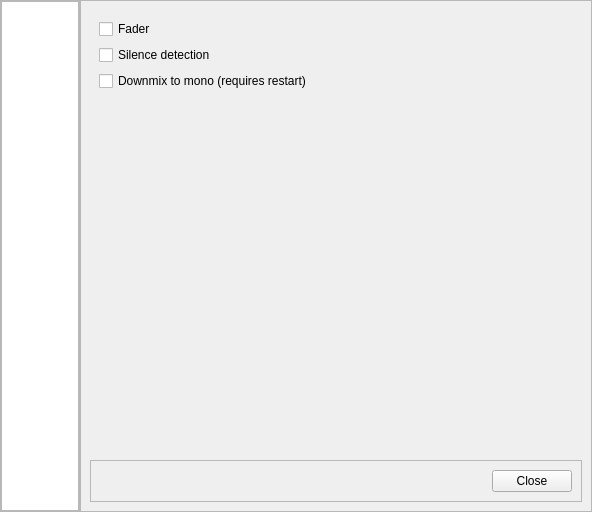
<?xml version="1.0" encoding="UTF-8"?>
<ui version="4.0">
 <class>SettingsDialog</class>
 <widget class="QDialog" name="SettingsDialog">
  <property name="geometry">
   <rect>
    <x>0</x>
    <y>0</y>
    <width>592</width>
    <height>512</height>
   </rect>
  </property>
  <property name="windowTitle">
   <string>Dialog</string>
  </property>
  <layout class="QHBoxLayout" name="horizontalLayout_2">
   <property name="spacing">
    <number>0</number>
   </property>
   <property name="margin">
    <number>0</number>
   </property>
   <item>
    <layout class="QHBoxLayout" name="horizontalLayout">
     <property name="spacing">
      <number>0</number>
     </property>
     <item>
      <widget class="QFrame" name="frame">
       <property name="maximumSize">
        <size>
         <width>80</width>
         <height>16777215</height>
        </size>
       </property>
       <property name="frameShape">
        <enum>QFrame::StyledPanel</enum>
       </property>
       <property name="frameShadow">
        <enum>QFrame::Raised</enum>
       </property>
       <layout class="QVBoxLayout" name="verticalLayout">
        <property name="spacing">
         <number>0</number>
        </property>
        <property name="margin">
         <number>0</number>
        </property>
        <item>
         <widget class="QFrame" name="frame_3">
          <property name="frameShape">
           <enum>QFrame::NoFrame</enum>
          </property>
          <property name="frameShadow">
           <enum>QFrame::Raised</enum>
          </property>
          <layout class="QVBoxLayout" name="verticalLayout_2">
           <property name="spacing">
            <number>0</number>
           </property>
           <property name="margin">
            <number>0</number>
           </property>
          </layout>
         </widget>
        </item>
        <item>
         <widget class="QFrame" name="frame_4">
          <property name="frameShape">
           <enum>QFrame::NoFrame</enum>
          </property>
          <property name="frameShadow">
           <enum>QFrame::Raised</enum>
          </property>
          <layout class="QVBoxLayout" name="verticalLayout_3">
           <property name="spacing">
            <number>0</number>
           </property>
           <property name="margin">
            <number>0</number>
           </property>
          </layout>
         </widget>
        </item>
        <item>
         <widget class="QListWidget" name="listWidget">
          <property name="editTriggers">
           <set>QAbstractItemView::NoEditTriggers</set>
          </property>
          <property name="iconSize">
           <size>
            <width>64</width>
            <height>64</height>
           </size>
          </property>
          <property name="flow">
           <enum>QListView::TopToBottom</enum>
          </property>
          <property name="viewMode">
           <enum>QListView::IconMode</enum>
          </property>
          <property name="currentRow">
           <number>-1</number>
          </property>
         </widget>
        </item>
       </layout>
      </widget>
     </item>
     <item>
      <widget class="QFrame" name="frame_2">
       <property name="frameShape">
        <enum>QFrame::StyledPanel</enum>
       </property>
       <property name="frameShadow">
        <enum>QFrame::Raised</enum>
       </property>
       <layout class="QVBoxLayout" name="verticalLayout_4">
        <item>
         <widget class="QStackedWidget" name="stackedWidget">
          <property name="currentIndex">
           <number>0</number>
          </property>
          <widget class="QWidget" name="audioPage">
           <layout class="QVBoxLayout" name="verticalLayout_7">
            <item>
             <widget class="QCheckBox" name="checkBoxFader">
              <property name="toolTip">
               <string>&lt;html&gt;&lt;head/&gt;&lt;body&gt;&lt;p&gt;If the fader is enabled, song transitions (stop, pause, unpause) will be faded out/in to avoid hard transitions.&lt;/p&gt;&lt;/body&gt;&lt;/html&gt;</string>
              </property>
              <property name="text">
               <string>Fader</string>
              </property>
             </widget>
            </item>
            <item>
             <widget class="QCheckBox" name="checkBoxSilenceDetection">
              <property name="toolTip">
               <string>&lt;html&gt;&lt;head/&gt;&lt;body&gt;&lt;p&gt;If enabled, the program will monitor for silent periods of greater than 2 seconds after the last draw instruction has been rendered, stopping the audio track immediately. (avoids long silences when BreakMusic audo fade)&lt;/p&gt;&lt;/body&gt;&lt;/html&gt;</string>
              </property>
              <property name="text">
               <string>Silence detection</string>
              </property>
             </widget>
            </item>
            <item>
             <widget class="QCheckBox" name="checkBoxDownmix">
              <property name="text">
               <string>Downmix to mono (requires restart)</string>
              </property>
             </widget>
            </item>
            <item>
             <spacer name="verticalSpacer">
              <property name="orientation">
               <enum>Qt::Vertical</enum>
              </property>
              <property name="sizeHint" stdset="0">
               <size>
                <width>20</width>
                <height>40</height>
               </size>
              </property>
             </spacer>
            </item>
           </layout>
          </widget>
          <widget class="QWidget" name="videoPage">
           <layout class="QVBoxLayout" name="verticalLayout_6">
            <item>
             <widget class="QCheckBox" name="checkBoxShowCdgWindow">
              <property name="text">
               <string>Show CDG window</string>
              </property>
             </widget>
            </item>
            <item>
             <widget class="QGroupBox" name="groupBoxMonitors">
              <property name="title">
               <string>CDG window fullscreen</string>
              </property>
              <property name="checkable">
               <bool>true</bool>
              </property>
              <layout class="QVBoxLayout" name="verticalLayout_8">
               <item>
                <widget class="QListWidget" name="listWidgetMonitors"/>
               </item>
               <item>
                <layout class="QHBoxLayout" name="horizontalLayout_8">
                 <property name="topMargin">
                  <number>0</number>
                 </property>
                 <item>
                  <widget class="QLabel" name="label_9">
                   <property name="text">
                    <string>Background image</string>
                   </property>
                  </widget>
                 </item>
                 <item>
                  <widget class="QLineEdit" name="lineEditCdgBackground"/>
                 </item>
                 <item>
                  <widget class="QPushButton" name="pushButtonBrowse">
                   <property name="text">
                    <string>Browse</string>
                   </property>
                  </widget>
                 </item>
                </layout>
               </item>
              </layout>
             </widget>
            </item>
            <item>
             <widget class="Line" name="line">
              <property name="orientation">
               <enum>Qt::Horizontal</enum>
              </property>
             </widget>
            </item>
            <item>
             <widget class="QGroupBox" name="groupBoxTicker">
              <property name="sizePolicy">
               <sizepolicy hsizetype="Preferred" vsizetype="MinimumExpanding">
                <horstretch>0</horstretch>
                <verstretch>0</verstretch>
               </sizepolicy>
              </property>
              <property name="title">
               <string>Ticker</string>
              </property>
              <property name="checkable">
               <bool>true</bool>
              </property>
              <layout class="QVBoxLayout" name="verticalLayout_9">
               <item>
                <layout class="QHBoxLayout" name="horizontalLayout_4">
                 <property name="topMargin">
                  <number>0</number>
                 </property>
                 <property name="bottomMargin">
                  <number>0</number>
                 </property>
                 <item>
                  <widget class="QPushButton" name="pushButtonFont">
                   <property name="text">
                    <string>Font</string>
                   </property>
                  </widget>
                 </item>
                 <item>
                  <spacer name="horizontalSpacer_2">
                   <property name="orientation">
                    <enum>Qt::Horizontal</enum>
                   </property>
                   <property name="sizeHint" stdset="0">
                    <size>
                     <width>40</width>
                     <height>20</height>
                    </size>
                   </property>
                  </spacer>
                 </item>
                 <item>
                  <widget class="QLabel" name="label">
                   <property name="text">
                    <string>Ticker Height</string>
                   </property>
                  </widget>
                 </item>
                 <item>
                  <widget class="QSpinBox" name="spinBoxTickerHeight"/>
                 </item>
                </layout>
               </item>
               <item>
                <layout class="QHBoxLayout" name="horizontalLayout_5">
                 <property name="topMargin">
                  <number>5</number>
                 </property>
                 <item>
                  <widget class="QLabel" name="label_2">
                   <property name="text">
                    <string>Speed</string>
                   </property>
                  </widget>
                 </item>
                 <item>
                  <widget class="QSlider" name="horizontalSliderTickerSpeed">
                   <property name="minimum">
                    <number>1</number>
                   </property>
                   <property name="maximum">
                    <number>100</number>
                   </property>
                   <property name="orientation">
                    <enum>Qt::Horizontal</enum>
                   </property>
                   <property name="invertedAppearance">
                    <bool>false</bool>
                   </property>
                   <property name="invertedControls">
                    <bool>false</bool>
                   </property>
                  </widget>
                 </item>
                </layout>
               </item>
               <item>
                <layout class="QHBoxLayout" name="horizontalLayout_6">
                 <property name="topMargin">
                  <number>0</number>
                 </property>
                 <item>
                  <widget class="QLabel" name="label_3">
                   <property name="text">
                    <string>Text Color</string>
                   </property>
                  </widget>
                 </item>
                 <item>
                  <widget class="QPushButton" name="pushButtonTextColor">
                   <property name="text">
                    <string/>
                   </property>
                   <property name="autoDefault">
                    <bool>false</bool>
                   </property>
                   <property name="flat">
                    <bool>false</bool>
                   </property>
                  </widget>
                 </item>
                 <item>
                  <spacer name="horizontalSpacer_3">
                   <property name="orientation">
                    <enum>Qt::Horizontal</enum>
                   </property>
                   <property name="sizeHint" stdset="0">
                    <size>
                     <width>40</width>
                     <height>20</height>
                    </size>
                   </property>
                  </spacer>
                 </item>
                 <item>
                  <widget class="QLabel" name="label_4">
                   <property name="text">
                    <string>Background Color</string>
                   </property>
                  </widget>
                 </item>
                 <item>
                  <widget class="QPushButton" name="pushButtonBgColor">
                   <property name="text">
                    <string/>
                   </property>
                   <property name="autoDefault">
                    <bool>false</bool>
                   </property>
                   <property name="flat">
                    <bool>false</bool>
                   </property>
                  </widget>
                 </item>
                 <item>
                  <spacer name="horizontalSpacer_4">
                   <property name="orientation">
                    <enum>Qt::Horizontal</enum>
                   </property>
                   <property name="sizeHint" stdset="0">
                    <size>
                     <width>40</width>
                     <height>20</height>
                    </size>
                   </property>
                  </spacer>
                 </item>
                </layout>
               </item>
               <item>
                <widget class="QRadioButton" name="radioButtonFullRotation">
                 <property name="text">
                  <string>Show Full Rotation</string>
                 </property>
                </widget>
               </item>
               <item>
                <layout class="QHBoxLayout" name="horizontalLayout_7">
                 <property name="topMargin">
                  <number>0</number>
                 </property>
                 <item>
                  <widget class="QRadioButton" name="radioButtonPartialRotation">
                   <property name="text">
                    <string>Show next</string>
                   </property>
                  </widget>
                 </item>
                 <item>
                  <widget class="QSpinBox" name="spinBoxTickerSingers"/>
                 </item>
                 <item>
                  <widget class="QLabel" name="label_5">
                   <property name="text">
                    <string>singers</string>
                   </property>
                  </widget>
                 </item>
                 <item>
                  <spacer name="horizontalSpacer_5">
                   <property name="orientation">
                    <enum>Qt::Horizontal</enum>
                   </property>
                   <property name="sizeHint" stdset="0">
                    <size>
                     <width>40</width>
                     <height>20</height>
                    </size>
                   </property>
                  </spacer>
                 </item>
                </layout>
               </item>
              </layout>
             </widget>
            </item>
           </layout>
          </widget>
          <widget class="QWidget" name="networkPage">
           <layout class="QVBoxLayout" name="verticalLayout_10">
            <item>
             <widget class="QGroupBox" name="groupBoxRequestServer">
              <property name="title">
               <string>Use request server</string>
              </property>
              <property name="checkable">
               <bool>true</bool>
              </property>
              <layout class="QVBoxLayout" name="verticalLayout_11">
               <item>
                <layout class="QFormLayout" name="formLayout">
                 <item row="0" column="0">
                  <widget class="QLabel" name="label_6">
                   <property name="text">
                    <string>Server URL</string>
                   </property>
                  </widget>
                 </item>
                 <item row="0" column="1">
                  <widget class="QLineEdit" name="lineEditUrl">
                   <property name="inputMethodHints">
                    <set>Qt::ImhUrlCharactersOnly</set>
                   </property>
                   <property name="placeholderText">
                    <string>https://</string>
                   </property>
                  </widget>
                 </item>
                 <item row="2" column="0">
                  <widget class="QLabel" name="label_7">
                   <property name="text">
                    <string>Username</string>
                   </property>
                  </widget>
                 </item>
                 <item row="3" column="0">
                  <widget class="QLabel" name="label_8">
                   <property name="text">
                    <string>Password</string>
                   </property>
                  </widget>
                 </item>
                 <item row="2" column="1">
                  <widget class="QLineEdit" name="lineEditUsername"/>
                 </item>
                 <item row="3" column="1">
                  <widget class="QLineEdit" name="lineEditPassword">
                   <property name="echoMode">
                    <enum>QLineEdit::Password</enum>
                   </property>
                  </widget>
                 </item>
                 <item row="1" column="1">
                  <widget class="QCheckBox" name="checkBoxIgnoreCertErrors">
                   <property name="text">
                    <string>Ignore HTTPS certificate errors</string>
                   </property>
                  </widget>
                 </item>
                </layout>
               </item>
              </layout>
             </widget>
            </item>
           </layout>
          </widget>
         </widget>
        </item>
        <item>
         <widget class="QFrame" name="frame_5">
          <property name="frameShape">
           <enum>QFrame::StyledPanel</enum>
          </property>
          <property name="frameShadow">
           <enum>QFrame::Raised</enum>
          </property>
          <layout class="QHBoxLayout" name="horizontalLayout_3">
           <item>
            <spacer name="horizontalSpacer">
             <property name="orientation">
              <enum>Qt::Horizontal</enum>
             </property>
             <property name="sizeHint" stdset="0">
              <size>
               <width>377</width>
               <height>20</height>
              </size>
             </property>
            </spacer>
           </item>
           <item>
            <widget class="QPushButton" name="btnClose">
             <property name="text">
              <string>Close</string>
             </property>
            </widget>
           </item>
          </layout>
         </widget>
        </item>
       </layout>
      </widget>
     </item>
    </layout>
   </item>
  </layout>
 </widget>
 <resources/>
 <connections>
  <connection>
   <sender>listWidget</sender>
   <signal>currentRowChanged(int)</signal>
   <receiver>stackedWidget</receiver>
   <slot>setCurrentIndex(int)</slot>
   <hints>
    <hint type="sourcelabel">
     <x>64</x>
     <y>276</y>
    </hint>
    <hint type="destinationlabel">
     <x>357</x>
     <y>162</y>
    </hint>
   </hints>
  </connection>
 </connections>
</ui>
